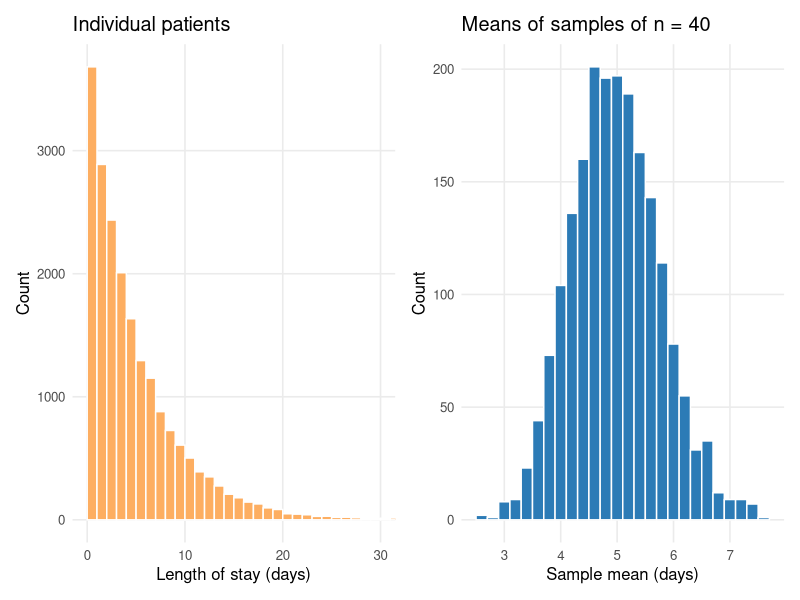
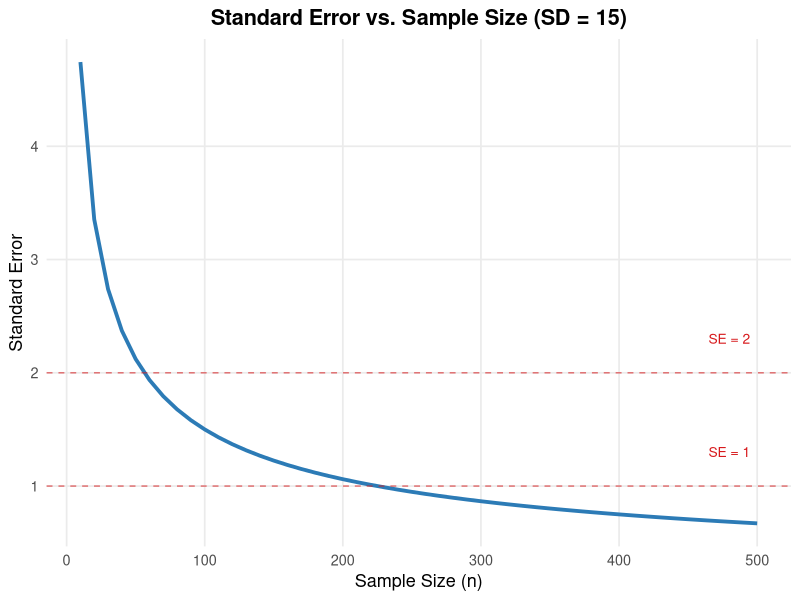
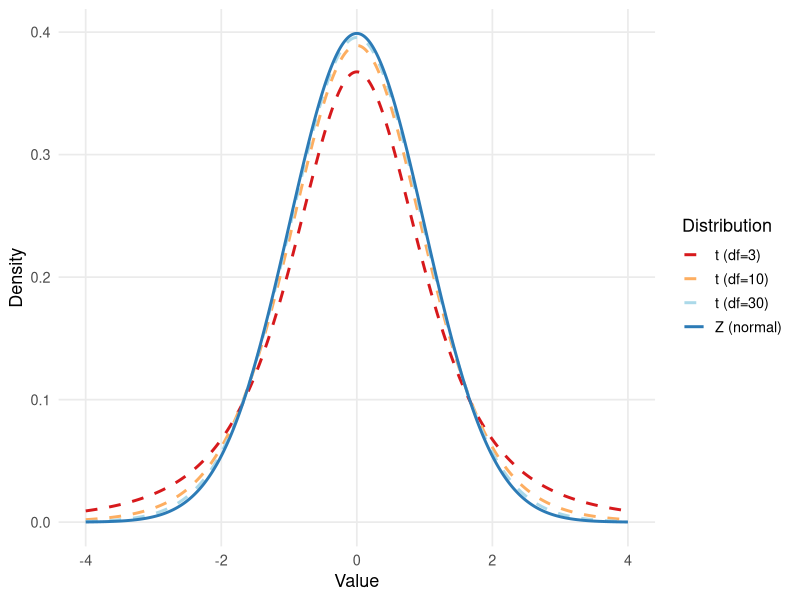
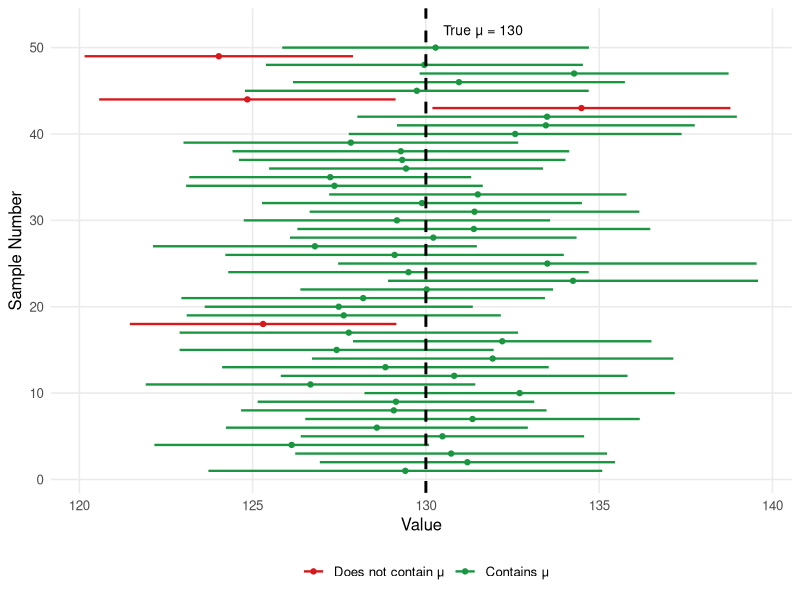

Write R code to recreate these figures, in order.
## ---- chunk 1
#| label: setup
#| include: false

library(ggplot2)
library(knitr)
library(kableExtra)
library(patchwork)
# Table helpers (used by the book and the slides)
# tbl_fs(): font size; PDF tables use 10pt so they fit the page width
# pdf_w():  fixed column width in the PDF only, so long text wraps
tbl_fs <- function(html_size = 13) if (knitr::is_latex_output()) 10 else html_size
pdf_w  <- function(x) if (knitr::is_latex_output()) x else NULL
## ---- chunk 2
#| label: fig-clt
#| fig-cap: "Left: length of stay of individual patients is right-skewed. Right: the means of many samples of 40 patients are approximately normal."
#| fig-align: center
#| fig-height: 3.5
#| fig-width: 9

set.seed(2024)
los_pop <- rexp(20000, rate = 1/5)            # skewed population, mean 5 days
xbars   <- replicate(2000, mean(sample(los_pop, 40)))

p_ind <- ggplot(data.frame(x = los_pop), aes(x)) +
  geom_histogram(binwidth = 1, boundary = 0, fill = "#fdae61", color = "white") +
  labs(title = "Individual patients", x = "Length of stay (days)", y = "Count") +
  coord_cartesian(xlim = c(0, 30)) +
  theme_minimal(base_size = 12) +
  theme(panel.grid.minor = element_blank())

p_mean <- ggplot(data.frame(x = xbars), aes(x)) +
  geom_histogram(binwidth = 0.2, fill = "#2c7bb6", color = "white") +
  labs(title = "Means of samples of n = 40", x = "Sample mean (days)", y = "Count") +
  theme_minimal(base_size = 12) +
  theme(panel.grid.minor = element_blank())

p_ind + p_mean
## ---- chunk 3
#| label: fig-se
#| fig-cap: "As sample size increases, the standard error decreases and estimates become more precise"
#| fig-align: center
#| fig-height: 3.5
#| fig-width: 6

n_vals <- seq(10, 500, by = 10)
se_vals <- 15 / sqrt(n_vals)   # SD = 15, typical for SBP

df_se <- data.frame(n = n_vals, se = se_vals)

ggplot(df_se, aes(x = n, y = se)) +
  geom_line(color = "#2c7bb6", linewidth = 1.3) +
  geom_hline(yintercept = c(1, 2), linetype = "dashed",
             color = "#d7191c", alpha = 0.6) +
  annotate("text", x = 480, y = 2.3, label = "SE = 2", color = "#d7191c", size = 3.5) +
  annotate("text", x = 480, y = 1.3, label = "SE = 1", color = "#d7191c", size = 3.5) +
  labs(x = "Sample Size (n)", y = "Standard Error",
       title = "Standard Error vs. Sample Size (SD = 15)") +
  theme_minimal(base_size = 13) +
  theme(panel.grid.minor = element_blank(),
        plot.title = element_text(hjust = 0.5, face = "bold"))
## ---- chunk 4
#| label: tbl-z-critical
#| tbl-cap: "Critical Values for Common Confidence Levels"

crit <- data.frame(
  `Confidence Level` = c("90%", "95%", "99%"),
  `alpha` = c("0.10", "0.05", "0.01"),
  `1 - alpha/2` = c("0.950", "0.975", "0.995"),
  `z(1-alpha/2)` = c("1.645", "1.960", "2.576")
)

kable(crit,
      col.names = c("Confidence Level", "alpha", "1 - alpha/2 (left area)", "z(1-alpha/2)"),
      align = c("c","c","c","c")) |>
  kable_styling(bootstrap_options = c("striped","hover","bordered"),
                full_width = FALSE, font_size = tbl_fs(13)) |>
  column_spec(1, bold = TRUE, color = "#2c7bb6") |>
  row_spec(2, background = "#eaf4fb")
## ---- chunk 5
#| label: fig-t-dist
#| fig-cap: "t-distributions with different degrees of freedom compared to Z"
#| fig-align: center
#| fig-height: 4
#| fig-width: 7

x <- seq(-4, 4, length = 500)
df_plot <- data.frame(
  x = rep(x, 4),
  y = c(dnorm(x),
        dt(x, df = 3),
        dt(x, df = 10),
        dt(x, df = 30)),
  dist = rep(c("Z (normal)", "t (df=3)", "t (df=10)", "t (df=30)"), each = 500)
)

df_plot$dist <- factor(df_plot$dist,
                       levels = c("t (df=3)","t (df=10)","t (df=30)","Z (normal)"))

ggplot(df_plot, aes(x = x, y = y, color = dist, linetype = dist)) +
  geom_line(linewidth = 1) +
  scale_color_manual(values = c("#d7191c","#fdae61","#abd9e9","#2c7bb6")) +
  scale_linetype_manual(values = c("dashed","dashed","dashed","solid")) +
  labs(x = "Value", y = "Density", color = "Distribution", linetype = "Distribution") +
  theme_minimal(base_size = 13) +
  theme(legend.position = "right",
        panel.grid.minor = element_blank())
## ---- chunk 6
#| label: tbl-t-critical
#| tbl-cap: "t Critical Values by left cumulative probability (use the 0.975 column for a 95% CI)"

df_vals <- c(1:30, 35, 40, 50, 60, 70, 80, 100, 120, Inf)
probs   <- c(0.95, 0.975, 0.99, 0.995)

t_tab <- data.frame(
  df = c(as.character(df_vals[-length(df_vals)]), "Inf (Z)")
)
for (p in probs) {
  t_tab[[as.character(p)]] <- formatC(qt(p, df = df_vals), format = "f", digits = 3)
}

kable(t_tab,
      col.names = c("df", "0.95", "0.975", "0.99", "0.995"),
      align = rep("c", 5)) |>
  kable_styling(bootstrap_options = c("striped","hover","condensed"),
                full_width = FALSE, font_size = tbl_fs(12)) |>
  add_header_above(c(" " = 1, "Left cumulative probability" = 4)) |>
  column_spec(1, bold = TRUE, color = "#2c7bb6") |>
  column_spec(3, bold = TRUE, background = "#eaf4fb")
## ---- chunk 7
#| label: fig-ci-simulation
#| fig-cap: "Simulation: 50 confidence intervals from repeated samples. Green intervals contain the true mean (μ = 130); red ones do not."
#| fig-align: center
#| fig-height: 6
#| fig-width: 7

set.seed(42)
true_mu <- 130
sigma    <- 15
n        <- 40
n_sims   <- 50

sims <- replicate(n_sims, {
  x    <- rnorm(n, mean = true_mu, sd = sigma)
  xbar <- mean(x)
  se   <- sd(x) / sqrt(n)
  c(xbar, xbar - 1.96*se, xbar + 1.96*se)
})

ci_df <- data.frame(
  sim   = 1:n_sims,
  mean  = sims[1,],
  lower = sims[2,],
  upper = sims[3,],
  contains = sims[2,] <= true_mu & sims[3,] >= true_mu
)

ggplot(ci_df, aes(y = sim, color = contains)) +
  geom_segment(aes(x = lower, xend = upper, yend = sim), linewidth = 0.8) +
  geom_point(aes(x = mean), size = 1.5) +
  geom_vline(xintercept = true_mu, color = "black",
             linetype = "dashed", linewidth = 1) +
  scale_color_manual(values = c("TRUE" = "#1a9641", "FALSE" = "#d7191c"),
                     labels = c("TRUE" = "Contains μ", "FALSE" = "Does not contain μ"),
                     name = "") +
  annotate("text", x = true_mu + 0.5, y = 52,
           label = "True μ = 130", hjust = 0, size = 3.5) +
  labs(x = "Value", y = "Sample Number") +
  theme_minimal(base_size = 12) +
  theme(legend.position = "bottom",
        panel.grid.minor = element_blank())
## ---- chunk 8
#| label: tbl-ci-width
#| tbl-cap: "Effect of Sample Size on CI Width (xbar = 105.4, s = 18.6, 95% CI)"

ns   <- c(36, 100, 400)
se   <- 18.6 / sqrt(ns)
tcr  <- qt(0.975, df = ns - 1)
me   <- tcr * se
lo   <- 105.4 - me
hi   <- 105.4 + me
wid  <- hi - lo

ci_tab <- data.frame(
  n     = ns,
  SE    = round(se, 3),
  t     = round(tcr, 3),
  ME    = round(me, 2),
  Lower = round(lo, 1),
  Upper = round(hi, 1),
  Width = round(wid, 2)
)

kable(ci_tab,
      col.names = c("n", "SE", "t(0.975, n-1)", "Margin of Error",
                    "Lower Bound", "Upper Bound", "CI Width"),
      align = rep("c", 7)) |>
  kable_styling(bootstrap_options = c("striped","hover","bordered"),
                full_width = FALSE, font_size = tbl_fs(13)) |>
  column_spec(1, bold = TRUE, color = "#2c7bb6") |>
  column_spec(7, bold = TRUE)
